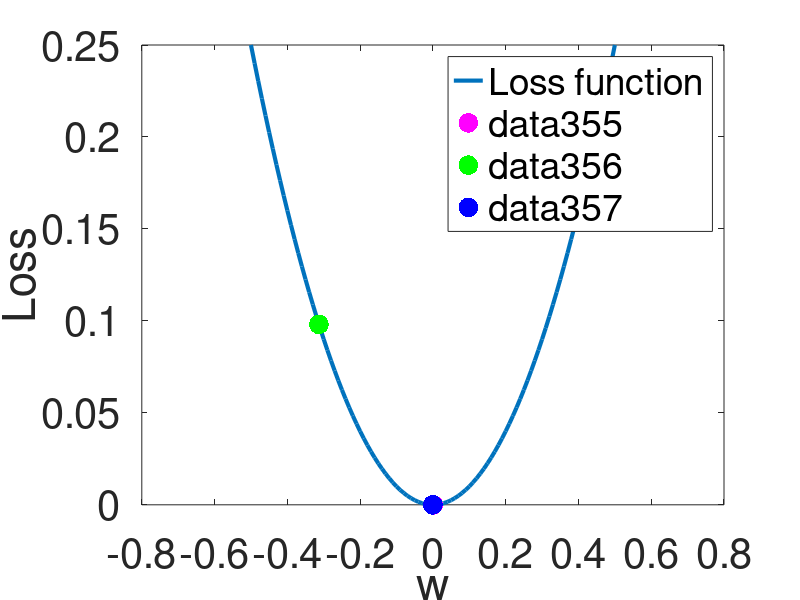

The MATLAB source for this figure:
x = -0.5:0.01:0.5;
fig = figure(1);
set(fig, 'Position', [100 100 1400 1200])

plot(x, x.^2,'Linewidth', 3);
hold on
set(gca,'fontsize',30)
xlabel('w');
ylabel('Loss');

sd = -0.5;
ada = sd; adaG = 0;
rms = sd; rmsG = 0;
mom = sd; momV = 0;
nes = sd; nesV = 0;
eta = 0.01;
T = 120;
for t = 1:T-1
%     sdScatter = scatter(sd, sd^2,  200, 'b', 'filled');
%     nScatter = scatter(nes, nes^2, 200, 'g', 'filled');
    mScatter = scatter(mom, mom^2, 200, 'm', 'filled');
    adaScatter = scatter(ada, ada^2, 200, 'g', 'filled');
    rmsScatter = scatter(rms, rms^2, 200, 'b', 'filled');
    legend('Loss function','Momentum, mu=0.9, eta=0.01','Adagrad, eta=0.01', 'RMSProp, eta=0.01, gamma=0.9');

    sd = sd - eta*(2*sd);
    momV = 0.9*momV - eta * 2 * mom;
    mom = mom + momV;
    nesV = 0.9*nesV - eta * 2 * (nes+0.9*nesV);
    nes = nes + nesV;
    adaG = adaG + (2*ada)^2;
    ada = ada - eta*(2*ada)/(sqrt(adaG)+1e-7);
    rmsG = 0.9*rmsG + 0.1*(2*rms)^2;
    rms = rms - eta*(2*rms)/(sqrt(rmsG)+1e-7);
    pause(0.05);
    if (t == 1)
        pause(1);
    end
    delete(adaScatter)
    delete(mScatter)
%     delete(nScatter)
    delete(rmsScatter)
%     delete(sdScatter)
end
mScatter = scatter(mom, mom^2, 200, 'm', 'filled');
adaScatter = scatter(ada, ada^2, 200, 'g', 'filled');
rmsScatter = scatter(rms, rms^2, 200, 'b', 'filled');